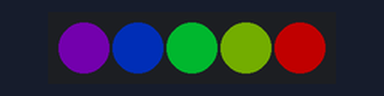
A sketch run on a simulated Arduino Uno, built with avr-gcc and run on an emulated ATmega328P. Parts: 5 RGB LEDs in strip order, left to right. Dim RGB values are drawn brighter than linear.

Above: at 0.15 s.
At 5.99 s:
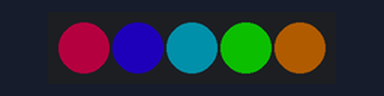
At 9.98 s:
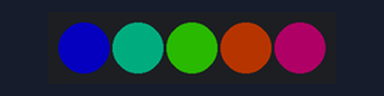
At 19.82 s:
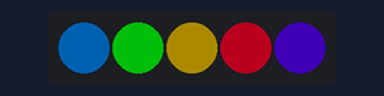
At 29.65 s:
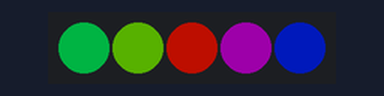
At 39.79 s:
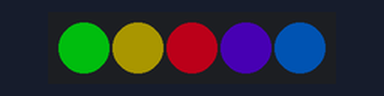
Timing chart, 0 to 40.0 s (numbered marks = the images above):
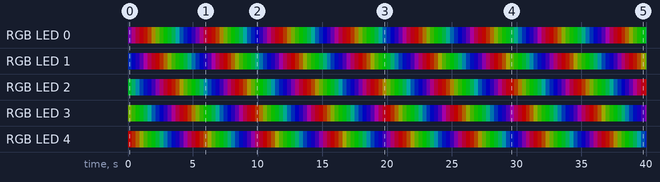

The sketch:

rainbow_circle.ino
```cpp
// based on code from Adafruit

#include <Adafruit_NeoPixel.h>
#ifdef __AVR__
  #include <avr/power.h>
#endif

#define PIN 1
#define N_LED 5
const int brightness = 50;

Adafruit_NeoPixel strip = Adafruit_NeoPixel(N_LED, PIN, NEO_GRB + NEO_KHZ800);

void setup() {
  strip.begin();
  strip.show();
}

void loop() {
  rainbowCycle(20);
}

void rainbowCycle(uint8_t wait) {
  uint16_t i, j;

  for(j=0; j<256*5; j++) { // 5 cycles of all colors on wheel
    for(i=0; i< strip.numPixels(); i++) {
      strip.setPixelColor(N_LED-1-i, Wheel(((i * 256 / strip.numPixels()) + j) & 255));
    }
    strip.show();
    delay(wait);
  }
}

// Input a value 0 to 255 to get a color value.
// The colours are a transition r - g - b - back to r.
uint32_t Wheel(byte WheelPos) {
  WheelPos = 255 - WheelPos;
  if(WheelPos < 85) {
    return strip.Color(85 - WheelPos, 0, WheelPos);
  }
  if(WheelPos < 170) {
    WheelPos -= 85;
    return strip.Color(0, WheelPos, 85 - WheelPos);
  }
  WheelPos -= 170;
  return strip.Color(WheelPos, 85 - WheelPos, 0);
}
```

Measured:
- by itself, RGB LED 0: off → RGB(34, 0, 51) at 0.00 s, → RGB(49, 0, 36) 0.31 s later, → RGB(64, 0, 21) 0.31 s later, → RGB(79, 0, 6) 0.31 s later, … (131 changes in this stretch)
- by itself, RGB LED 1: off → RGB(0, 17, 68) at 0.00 s, → RGB(0, 2, 83) 0.31 s later, → RGB(13, 0, 72) 0.31 s later, → RGB(28, 0, 57) 0.31 s later, … (131 changes in this stretch)
